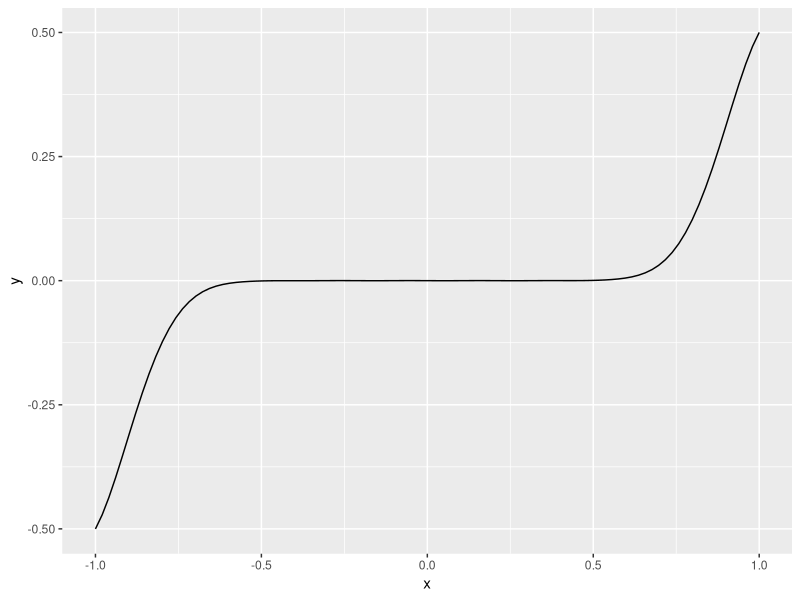

This figure's R source:
## ---- chunk 1
# Generate data: ----
n = 100
p = 20
a = -1
b = -a
x = seq(a,b,length.out = n)
mu = seq(a,b,length.out = p)
gamma = 5/length(x)
Phi = sapply(
  1:length(mu),
  function(m) {
    (-1)^m * exp(-(x-mu[m])^2/gamma)
  }
)
y = rowSums(Phi)
## ---- chunk 2
# Plot data: ----
library(ggplot2)
Z = cbind.data.frame(y,x)
ggplot(data=Z, aes(x=x, y=y)) +
  geom_line()
## ---- chunk 3
library(data.table)
p_hat = c(round(0.5*p),p,round(1.25*p)) # number of features
n_draws = 30 # number of draws
dt = rbindlist(
  lapply( # loop over number of features
    1:length(p_hat),
    function(i) {
      rbindlist(
        lapply( # loop of samples
          1:n_draws,
          function(draw) {
            x = runif(n,a,b)
            mu = seq(a,b,length.out = p_hat[i])
            Phi = sapply(
              1:length(mu),
              function(m) {
                (-1)^m * exp(-(x-mu[m])^2/gamma)
              }
            )
            beta_hat = solve(crossprod(Phi),crossprod(Phi,y))
            y_hat = c(Phi %*% beta_hat)
            dt = data.table(y=y_hat,draw=draw,p=p_hat[i])
            return(dt)
          }
        )
      )
    }
  )
)

## ---- chunk 4
Sigma = cov(Phi)
eigen_decomp = eigen(Sigma)
lambda = eigen_decomp$values
V = eigen_decomp$vectors
## ---- chunk 5
princ_comp = Phi %*% V
## ---- chunk 6
Sigma = cov(t(Phi))
eigen_decomp = eigen(Sigma)
lambda = eigen_decomp$values
V = eigen_decomp$vectors
princ_comp = t(Phi) %*% V
